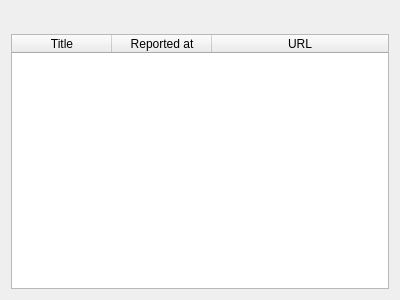
<?xml version="1.0" encoding="UTF-8"?>
<ui version="4.0">
 <class>BugReportHistoryWindow</class>
 <widget class="QWidget" name="BugReportHistoryWindow">
  <property name="geometry">
   <rect>
    <x>0</x>
    <y>0</y>
    <width>400</width>
    <height>300</height>
   </rect>
  </property>
  <property name="windowTitle">
   <string notr="true">Form</string>
  </property>
  <layout class="QVBoxLayout" name="verticalLayout">
   <item>
    <widget class="QToolBar" name="toolBar"/>
   </item>
   <item>
    <widget class="QTableWidget" name="reportsList">
     <property name="selectionMode">
      <enum>QAbstractItemView::SingleSelection</enum>
     </property>
     <property name="selectionBehavior">
      <enum>QAbstractItemView::SelectRows</enum>
     </property>
     <property name="verticalScrollMode">
      <enum>QAbstractItemView::ScrollPerPixel</enum>
     </property>
     <attribute name="horizontalHeaderStretchLastSection">
      <bool>true</bool>
     </attribute>
     <column>
      <property name="text">
       <string>Title</string>
      </property>
     </column>
     <column>
      <property name="text">
       <string>Reported at</string>
      </property>
     </column>
     <column>
      <property name="text">
       <string>URL</string>
      </property>
     </column>
    </widget>
   </item>
  </layout>
 </widget>
 <resources/>
 <connections/>
</ui>
